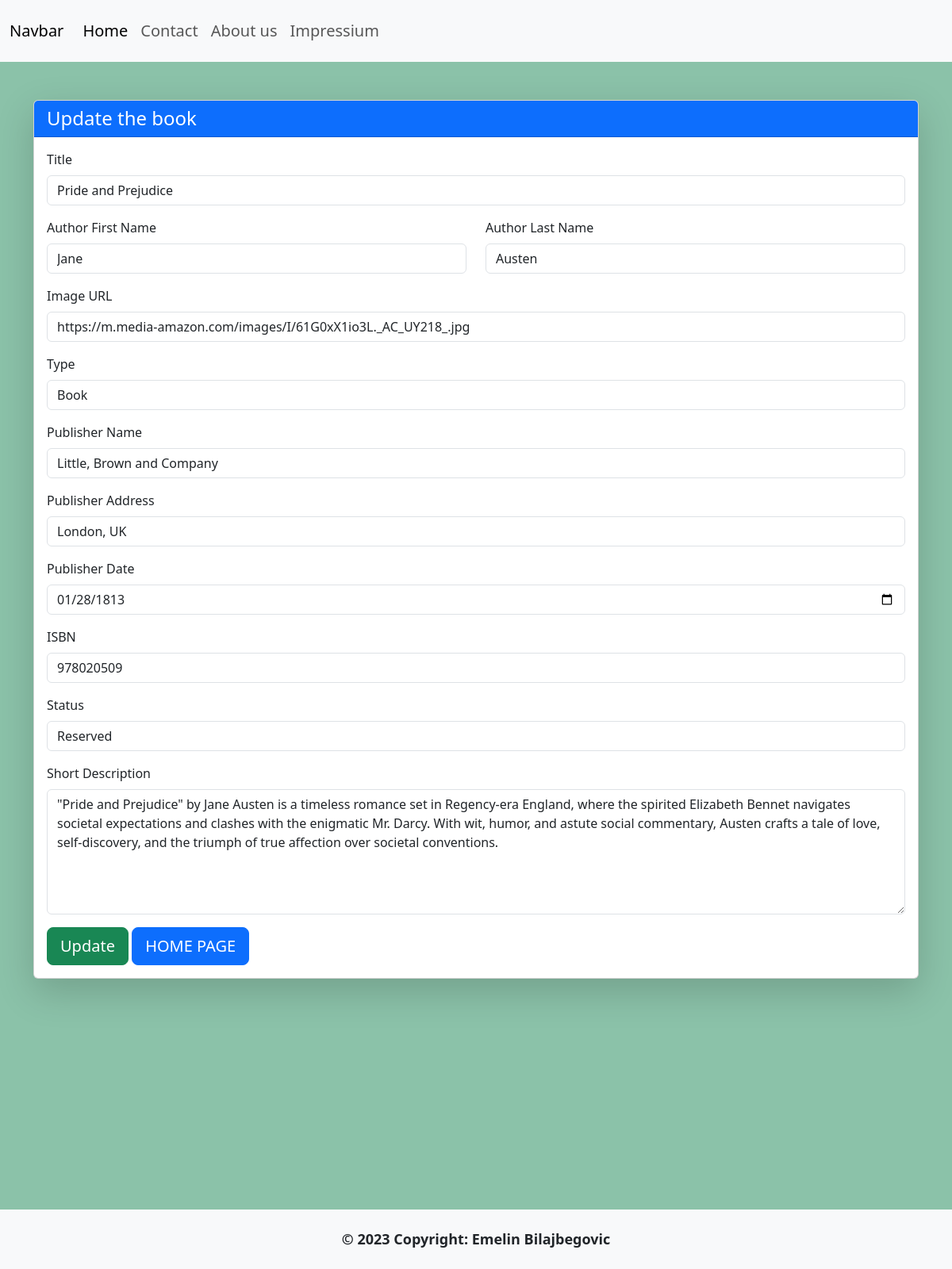
The page /update.php?id=6 on the database its author committed.
### tables this page shows
CREATE TABLE `library` (
  `id` int(11) NOT NULL,
  `title` varchar(255) NOT NULL,
  `image` varchar(255) NOT NULL,
  `ISBN` int(15) NOT NULL,
  `short_description` varchar(700) DEFAULT NULL,
  `type` varchar(255) NOT NULL,
  `author_first_name` varchar(255) NOT NULL,
  `author_last_name` varchar(255) NOT NULL,
  `publisher_name` varchar(255) NOT NULL,
  `publisher_adress` varchar(255) NOT NULL,
  `publisher_date` date NOT NULL,
  `status` tinyint(1) NOT NULL
);

### update.php (the view, shortened to what this page needs)
<?php
require_once "db_connect.php";
$id = $_GET["id"];
$sql = "SELECT * FROM library WHERE id = $id ";
$result = mysqli_query($connect, $sql);
$row = mysqli_fetch_assoc($result);
?>
<!DOCTYPE html>
<html lang="en">
<head>
    <link href="https://cdn.jsdelivr.net/npm/bootstrap@5.3.0/dist/css/bootstrap.min.css" rel="stylesheet">
</head>
<body class="bg-success text-dark bg-opacity-50" style="height: 200vh">
    <nav class="navbar navbar-expand-lg bg-body-tertiary py-3">
        <div class="container-fluid">
            <a class="navbar-brand" href="#">Navbar</a>
            <div class="collapse navbar-collapse" id="navbarSupportedContent">
                <ul class="navbar-nav me-auto mb-2 mb-lg-0">
                    <li class="nav-item">
                        <a class="nav-link active" aria-current="page" href="index.php" style="font-size: 20px;">Home</a>
                    </li>
                    <li class="nav-item">
                        <a class="nav-link" href="https://codefactory.wien/en/contact-en/" style="font-size: 20px;" target="_blank">Contact</a>
                    </li>
                    <li class="nav-item">
                        <a class="nav-link" href="https://codefactory.wien/en/team-en/" style="font-size: 20px;" target="_blank">About us</a>
                    </li>
                    <li class="nav-item">
                        <a class="nav-link" href="https://codefactory.wien/en/home-en/" style="font-size: 20px;" target="_blank">Impressium</a>
                    </li>
                </ul>
            </div>
        </div>
    </nav>
    <div class="container mt-5">
        <div class="card shadow-lg">
            <div class="card-header bg-primary text-white">
                <h4 class="m-0">Update the book</h4>
            </div>
            <div class="card-body">
                <form method="post" enctype="multipart/form-data">
                    <div class="mb-3">
                        <label for="title" class="form-label">Title</label>
                        <input type="text" class="form-control" id="title" name="title" value="<?= $row["title"] ?>">
                    </div>
                    <div class="row mb-3">
                        <div class="col">
                            <label for="author_first_name" class="form-label">Author First Name</label>
                            <input type="text" class="form-control" id="author_first_name" name="author_first_name" value="<?= $row["author_first_name"] ?>">
                        </div>
                        <div class="col">
                            <label for="author_last_name" class="form-label">Author Last Name</label>
                            <input type="text" class="form-control" id="author_last_name" name="author_last_name" value="<?= $row["author_last_name"] ?>">
                        </div>
                    </div>
                    <div class="mb-3">
                        <label for="image" class="form-label">Image URL</label>
                        <input type="text" class="form-control" id="image" name="image" value="<?= $row["image"] ?>">
                    </div>
                    <div class="mb-3">
                        <label for="type" class="form-label">Type</label>
                        <input type="text" class="form-control" id="type" name="type" value="<?= $row["type"] ?>">
                    </div>
                    <div class="mb-3">
                        <label for="publisher_name" class="form-label">Publisher Name</label>
                        <input type="text" class="form-control" id="publisher_name" name="publisher_name" value="<?= $row["publisher_name"] ?>">
                    </div>
                    <div class="mb-3">
                        <label for="publisher_adress" class="form-label">Publisher Address</label>
                        <input type="text" class="form-control" id="publisher_adress" name="publisher_adress" value="<?= $row["publisher_adress"] ?>">
                    </div>
                    <div class="mb-3">
                        <label for="publisher_date" class="form-label">Publisher Date</label>
                        <input type="date" class="form-control" id="publisher_date" name="publisher_date" value="<?= $row["publisher_date"] ?>">
                    </div>
                    <div class="mb-3">
                        <label for="ISBN" class="form-label">ISBN</label>
                        <input type="text" class="form-control" id="ISBN" name="ISBN" value="<?= $row["ISBN"] ?>">
                    </div>
                    <div class="mb-3">
                        <label for="status" class="form-label">Status</label>
                        <select class="form-control" id="status" name="status" value="<?= $row["status"] ?>">
                            <option value="0">Reserved</option>
                        </select>
                    </div>
                    <div class="mb-3">
                        <label for="short_description" class="form-label">Short Description</label>
                        <textarea class="form-control" id="short_description" name="short_description" rows="6"><?= $row["short_description"] ?></textarea>
                    </div>
                    <button type="submit" name="update" class="btn btn-success btn-lg">Update</button>
                    <a href='index.php' class='btn btn-primary btn-lg' style='width: auto;'>HOME PAGE</a>
                </form>
            </div>
        </div>
    </div>
    <footer class="navbar navbar-expand-lg bg-body-tertiary fixed-bottom">
        <div class="container-fluid d-flex justify-content-center">
            <div class="text-center p-3" style="font-size: 18px;">
                <strong>© 2023 Copyright: Emelin Bilajbegovic</strong>
            </div>
        </div>
    </footer>
</body>
</html>

### rows shown on the page
library: title "Pride and Prejudice", author_first_name "Jane", author_last_name "Austen", image "https://m.media-amazon.com/images/I/61G0xX1io3L._AC_UY218_.jpg", type "Book", publisher_name "Little, Brown and Company", publisher_adress "London, UK", publisher_date "01/28/1813", ISBN "978020509", status "Reserved", short_description "\"Pride and Prejudice\" by Jane Austen is a timeless romance set in Regency-era England, where the spirited Elizabeth Bennet navigates societal expectations and clashes with the enigmatic Mr. Darcy. With wit, humor, and astute social commentary, Austen crafts a tale of love, self-discovery, and the triumph of true affection over societal conventions."
